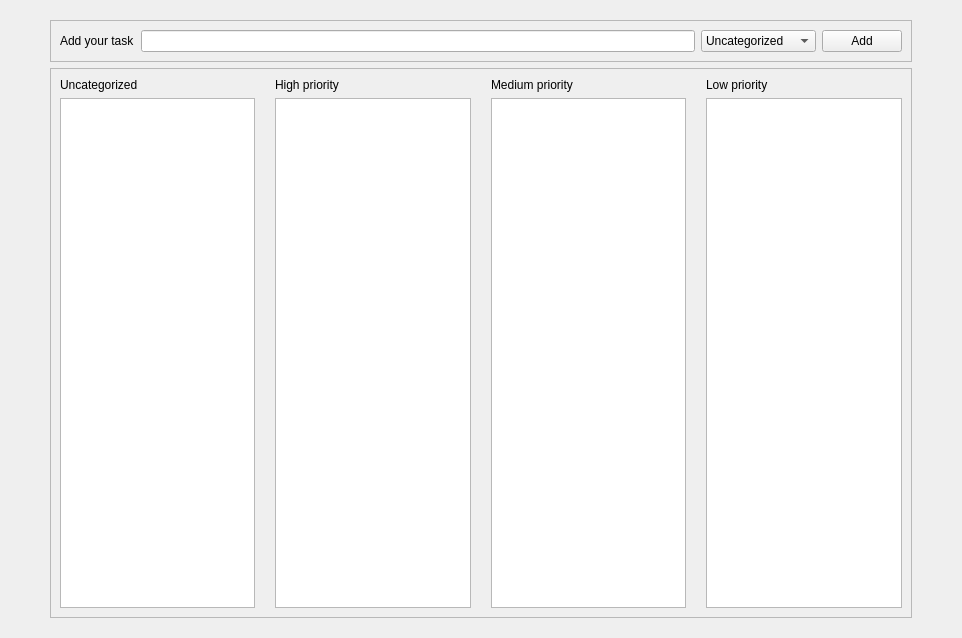
<?xml version="1.0" encoding="UTF-8"?>
<ui version="4.0">
 <class>MainWindow</class>
 <widget class="QMainWindow" name="MainWindow">
  <property name="geometry">
   <rect>
    <x>0</x>
    <y>0</y>
    <width>962</width>
    <height>638</height>
   </rect>
  </property>
  <property name="windowTitle">
   <string>MainWindow</string>
  </property>
  <widget class="QWidget" name="centralwidget">
   <property name="sizePolicy">
    <sizepolicy hsizetype="Preferred" vsizetype="Preferred">
     <horstretch>0</horstretch>
     <verstretch>0</verstretch>
    </sizepolicy>
   </property>
   <layout class="QGridLayout" name="gridLayout">
    <property name="leftMargin">
     <number>50</number>
    </property>
    <property name="topMargin">
     <number>20</number>
    </property>
    <property name="rightMargin">
     <number>50</number>
    </property>
    <property name="bottomMargin">
     <number>20</number>
    </property>
    <item row="2" column="0">
     <widget class="QFrame" name="group_Tasks">
      <property name="frameShape">
       <enum>QFrame::Shape::StyledPanel</enum>
      </property>
      <property name="frameShadow">
       <enum>QFrame::Shadow::Raised</enum>
      </property>
      <layout class="QGridLayout" name="gridLayout_2">
       <property name="horizontalSpacing">
        <number>20</number>
       </property>
       <item row="1" column="1">
        <widget class="QListWidget" name="list_HighTasks">
         <property name="showDropIndicator" stdset="0">
          <bool>false</bool>
         </property>
         <property name="dragEnabled">
          <bool>true</bool>
         </property>
         <property name="dragDropMode">
          <enum>QAbstractItemView::DragDropMode::DragDrop</enum>
         </property>
         <property name="selectionMode">
          <enum>QAbstractItemView::SelectionMode::SingleSelection</enum>
         </property>
        </widget>
       </item>
       <item row="1" column="3">
        <widget class="QListWidget" name="list_LowTasks">
         <property name="dragEnabled">
          <bool>true</bool>
         </property>
         <property name="dragDropMode">
          <enum>QAbstractItemView::DragDropMode::DragDrop</enum>
         </property>
        </widget>
       </item>
       <item row="0" column="2">
        <widget class="QLabel" name="label_medium">
         <property name="text">
          <string>Medium priority</string>
         </property>
        </widget>
       </item>
       <item row="1" column="2">
        <widget class="QListWidget" name="list_MediumTasks">
         <property name="dragEnabled">
          <bool>true</bool>
         </property>
         <property name="dragDropMode">
          <enum>QAbstractItemView::DragDropMode::DragDrop</enum>
         </property>
        </widget>
       </item>
       <item row="1" column="0">
        <widget class="QListWidget" name="list_unCategorized">
         <property name="dragEnabled">
          <bool>true</bool>
         </property>
         <property name="dragDropMode">
          <enum>QAbstractItemView::DragDropMode::DragDrop</enum>
         </property>
         <property name="defaultDropAction">
          <enum>Qt::DropAction::MoveAction</enum>
         </property>
        </widget>
       </item>
       <item row="0" column="1">
        <widget class="QLabel" name="label_high">
         <property name="text">
          <string>High priority</string>
         </property>
        </widget>
       </item>
       <item row="0" column="0">
        <widget class="QLabel" name="label_uncategorized">
         <property name="text">
          <string>Uncategorized</string>
         </property>
        </widget>
       </item>
       <item row="0" column="3">
        <widget class="QLabel" name="label_low">
         <property name="text">
          <string>Low priority</string>
         </property>
        </widget>
       </item>
      </layout>
     </widget>
    </item>
    <item row="1" column="0">
     <widget class="QFrame" name="group_Options">
      <property name="frameShape">
       <enum>QFrame::Shape::StyledPanel</enum>
      </property>
      <property name="frameShadow">
       <enum>QFrame::Shadow::Raised</enum>
      </property>
      <layout class="QHBoxLayout" name="horizontalLayout" stretch="0,6,1,0">
       <item>
        <widget class="QLabel" name="label">
         <property name="text">
          <string>Add your task</string>
         </property>
        </widget>
       </item>
       <item>
        <widget class="QLineEdit" name="line_TaskLabelEdit"/>
       </item>
       <item>
        <widget class="QComboBox" name="cBox_TaskCategoriesEdit">
         <item>
          <property name="text">
           <string>Uncategorized</string>
          </property>
         </item>
         <item>
          <property name="text">
           <string>Low priority</string>
          </property>
         </item>
         <item>
          <property name="text">
           <string>Medium Priority</string>
          </property>
         </item>
         <item>
          <property name="text">
           <string>High priority</string>
          </property>
         </item>
        </widget>
       </item>
       <item>
        <widget class="QPushButton" name="btn_TaskAdd">
         <property name="text">
          <string>Add</string>
         </property>
        </widget>
       </item>
      </layout>
     </widget>
    </item>
   </layout>
  </widget>
 </widget>
 <resources/>
 <connections/>
</ui>
